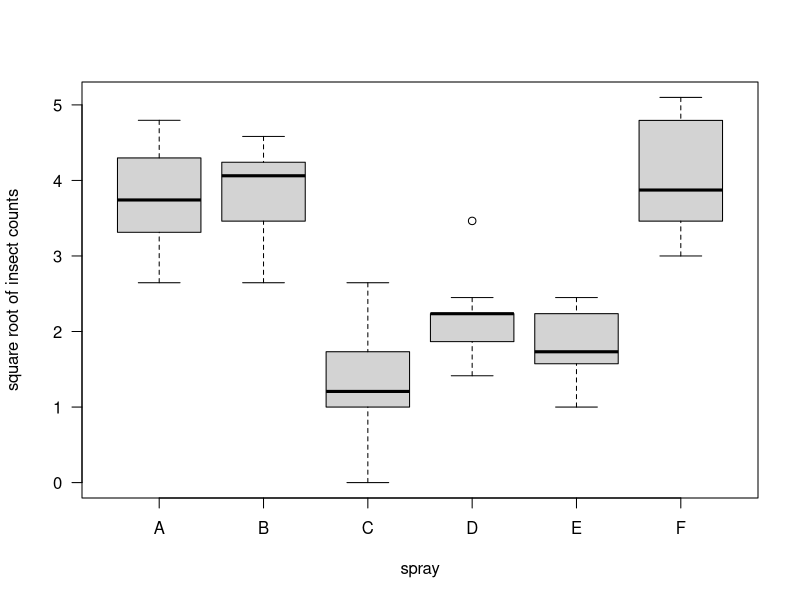
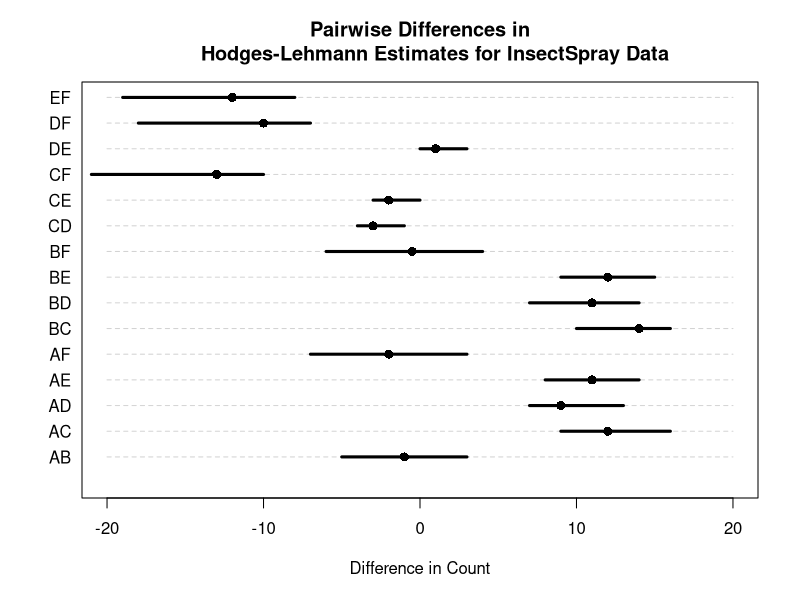
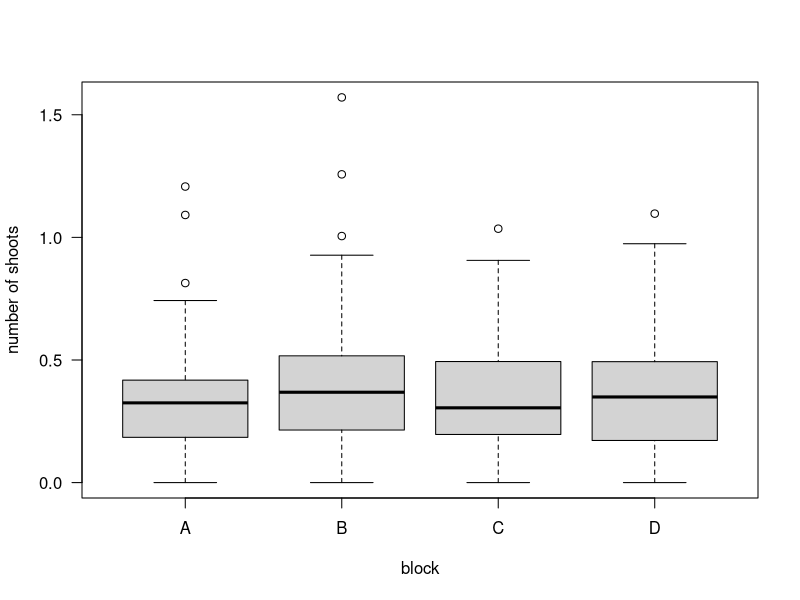

The R script that drew these images, in order:
## ---- chunk 1
library(xtable)
yy <- c(1.0, -1.2, -1.5, 0.0, -0.1, 1.1, 0.9, -0.4, 0.6)
rr <- rank(yy)
A <- data.frame(Group=c(rep("Group 1", 3), rep("Group 2", 3), rep("Group 3", 3)),
                Y = yy, Rank=rr)
#rownames(A) <- c(rep("Group 1", 3), rep("Group 2", 3), rep("Group 3", 3))
tab <- xtable(A, digits=c(2, 2, 2, 0), align=rep("c", 4))
print(tab, type="html", comment=FALSE, include.rownames=FALSE)
## ---- chunk 2
head(InsectSprays)
## ---- chunk 3
boxplot(sqrt(count) ~ spray, data=InsectSprays,las=1, 
        ylab="square root of insect counts")
## ---- chunk 4
anova(lm(sqrt(count) ~ spray, data=InsectSprays))
## ---- chunk 5
a  <- kruskal.test(sqrt(count) ~ spray, data=InsectSprays)
a$p.value
## ---- chunk 6
kruskal.test(count ~ spray, data=InsectSprays)
## ---- chunk 7
anova(lm(count ~ spray, data=InsectSprays))
## ---- chunk 8
A <- matrix(0, nrow=15, ncol=2)
B <- rep(0, 15)
tmp <- wilcox.test(InsectSprays$count[InsectSprays$spray=="A"], InsectSprays$count[InsectSprays$spray=="B"], conf.int=TRUE)
A[1,] <- tmp$conf.int
B[1] <- tmp$estimate
tmp <- wilcox.test(InsectSprays$count[InsectSprays$spray=="A"], InsectSprays$count[InsectSprays$spray=="C"], conf.int=TRUE)
A[2,] <- tmp$conf.int
B[2] <- tmp$estimate
tmp <- wilcox.test(InsectSprays$count[InsectSprays$spray=="A"], InsectSprays$count[InsectSprays$spray=="D"], conf.int=TRUE)
A[3,] <- tmp$conf.int
B[3] <- tmp$estimate
tmp <- wilcox.test(InsectSprays$count[InsectSprays$spray=="A"], InsectSprays$count[InsectSprays$spray=="E"], conf.int=TRUE)
A[4,] <- tmp$conf.int
B[4] <- tmp$estimate
tmp <- wilcox.test(InsectSprays$count[InsectSprays$spray=="A"], InsectSprays$count[InsectSprays$spray=="F"], conf.int=TRUE)
A[5,] <- tmp$conf.int
B[5] <- tmp$estimate
tmp <- wilcox.test(InsectSprays$count[InsectSprays$spray=="B"], InsectSprays$count[InsectSprays$spray=="C"], conf.int=TRUE)
A[6,] <- tmp$conf.int
B[6] <- tmp$estimate
tmp <- wilcox.test(InsectSprays$count[InsectSprays$spray=="B"], InsectSprays$count[InsectSprays$spray=="D"], conf.int=TRUE)
A[7,] <- tmp$conf.int
B[7] <- tmp$estimate
tmp <- wilcox.test(InsectSprays$count[InsectSprays$spray=="B"], InsectSprays$count[InsectSprays$spray=="E"], conf.int=TRUE)
A[8,] <- tmp$conf.int
B[8] <- tmp$estimate
tmp <- wilcox.test(InsectSprays$count[InsectSprays$spray=="B"], InsectSprays$count[InsectSprays$spray=="F"], conf.int=TRUE)
A[9,] <- tmp$conf.int
B[9] <- tmp$estimate
tmp <- wilcox.test(InsectSprays$count[InsectSprays$spray=="C"], InsectSprays$count[InsectSprays$spray=="D"], conf.int=TRUE)
A[10,] <- tmp$conf.int
B[10] <- tmp$estimate
tmp <- wilcox.test(InsectSprays$count[InsectSprays$spray=="C"], InsectSprays$count[InsectSprays$spray=="E"], conf.int=TRUE)
A[11,] <- tmp$conf.int
B[11] <- tmp$estimate
tmp <- wilcox.test(InsectSprays$count[InsectSprays$spray=="C"], InsectSprays$count[InsectSprays$spray=="F"], conf.int=TRUE)
A[12,] <- tmp$conf.int
B[12] <- tmp$estimate
tmp <- wilcox.test(InsectSprays$count[InsectSprays$spray=="D"], InsectSprays$count[InsectSprays$spray=="E"], conf.int=TRUE)
A[13,] <- tmp$conf.int
B[13] <- tmp$estimate
tmp <- wilcox.test(InsectSprays$count[InsectSprays$spray=="D"], InsectSprays$count[InsectSprays$spray=="F"], conf.int=TRUE)
A[14,] <- tmp$conf.int
B[14] <- tmp$estimate
tmp <- wilcox.test(InsectSprays$count[InsectSprays$spray=="E"], InsectSprays$count[InsectSprays$spray=="F"], conf.int=TRUE)
A[15,] <- tmp$conf.int
B[15] <- tmp$estimate                      

par(xpd=NA)
plot(0,0,type="n", ylim=c(0, 15), xlim=c(-20,20), las=1, yaxt='n', ylab="", 
     xlab="Difference in Count", main="Pairwise Differences in
     Hodges-Lehmann Estimates for InsectSpray Data")
nn <- c("AB", "AC","AD","AE","AF","BC","BD","BE","BF","CD","CE","CF","DE","DF","EF")
for(k in 1:15) {
    lines(c(-20,20), c(k,k), lty=2, col="lightgrey")
    lines(A[k,], c(k,k), lwd=3)
    text(-23, k, nn[k])
    points(B[k], k, pch=16, cex=1.2)
}
## ---- chunk 9
library(boot)
data(cane)
head(cane)
## ---- chunk 10
cane$prop <- cane$r/cane$n
## ---- chunk 11
cane$prop.trans <- asin(sqrt(cane$prop))
boxplot(prop.trans ~ block, data=cane, las=1, ylab="number of shoots")
## ---- chunk 12
kruskal.test(prop ~ block, data=cane)
